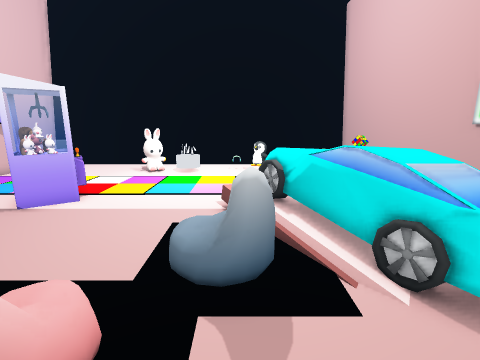
view 1 (above)

16 first-person views from a walk through a Unity game level. The camera is 1.5 m above the floor, tilts 12° down and sees 85° across. The floor is counted in squares, 0.5 m on a side. Each view is taken from the middle of a square. On the plan, view 1 faces up. The plan holds only what a view shows up to about 19 squares ahead; the rest is blank. The player is left out.

view 2
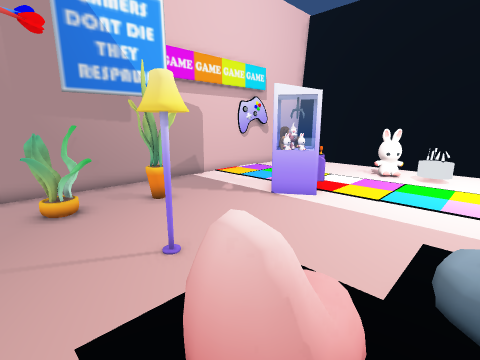

view 3
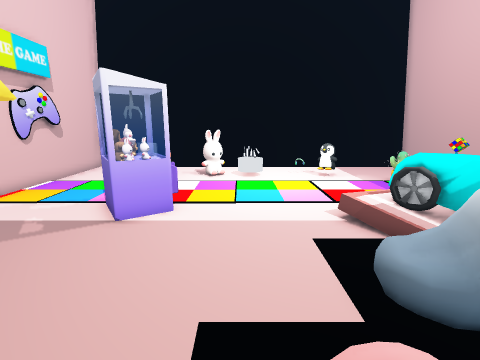

view 4
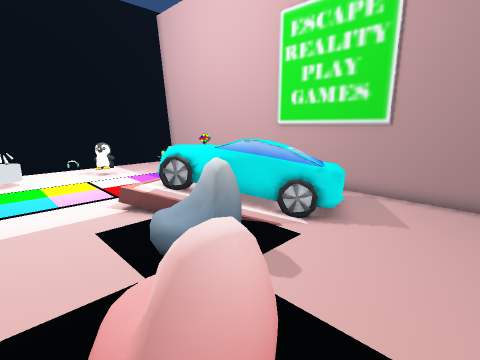

view 5
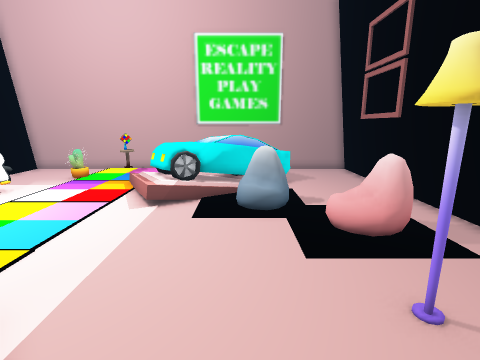

view 6
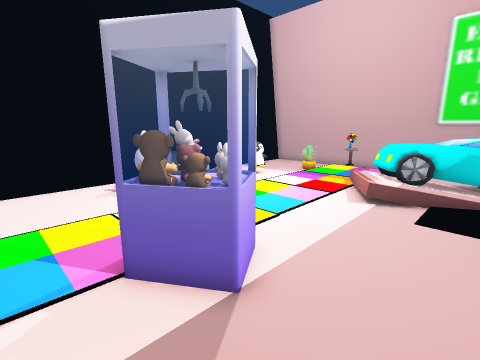

view 7
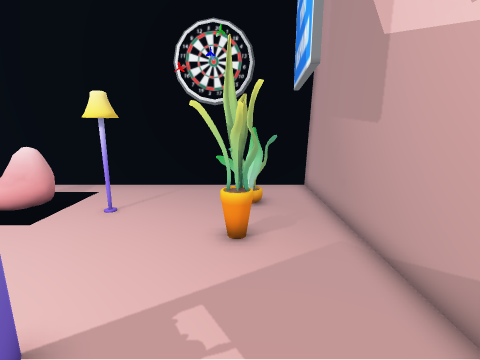

view 8
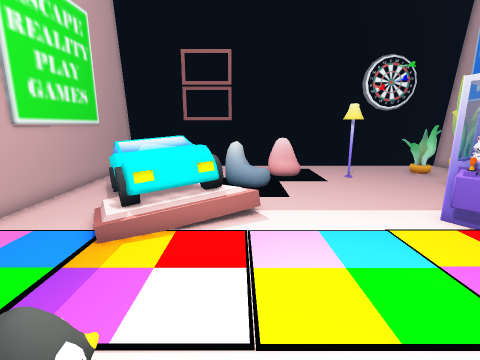

view 9
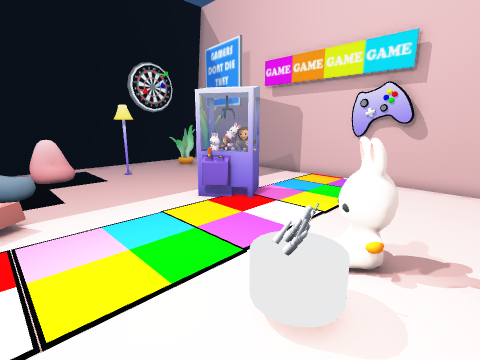

view 10
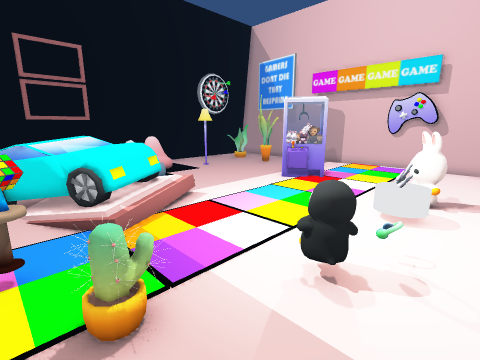

view 11
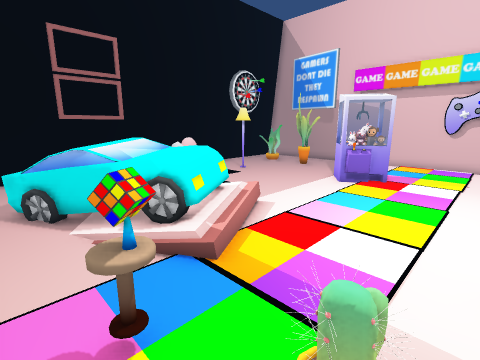

view 12
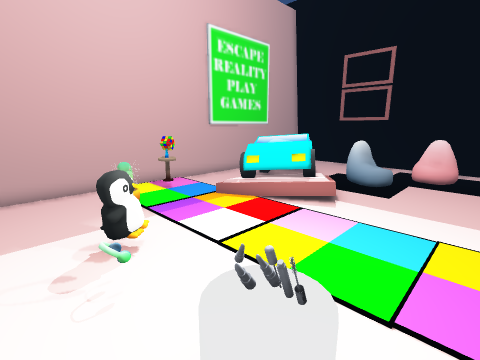

view 13
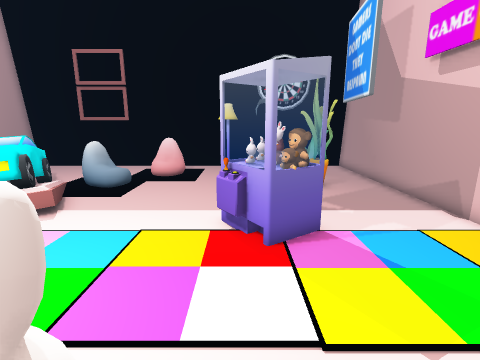

view 14
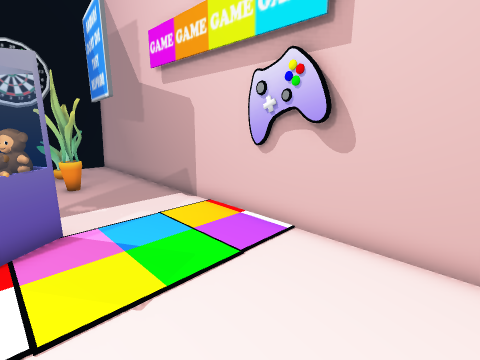

view 15
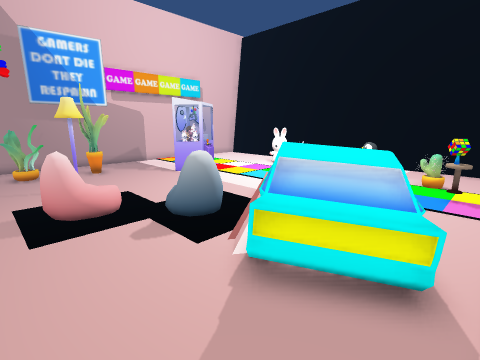

view 16
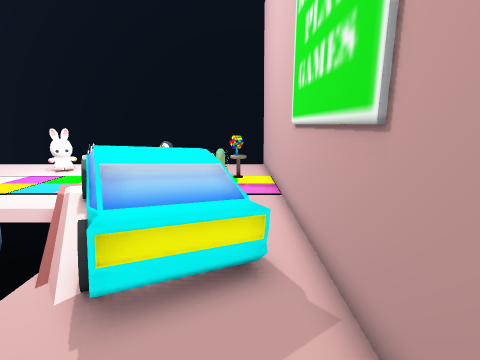

### Floor plan
Points are (right, up) in squares from view 1. A wall is a line through its corners. A room is listed if a view was taken in it or the views show most of it. See-through windows are left out.
Room 1 (views 1, 2, 3, 4, 5, 6, 7, 8, 9, 10, 11, 12, 13, 14, 15, 16)
walls: (-14.3, 13.6) (-14.3, -1.1); (-9.4, 20.3) (-10.4, 20.3); (-10.8, 20.3) (-13.2, 20.3); (7.8, 20.3) (-9.1, 20.3); (-14.3, 20.4) (-14.3, 15.4); (7.8, -1.1) (7.8, 20); (-14.4, -0.9) (7.9, -0.9)
low walls: (-4.6, 20) (-7.8, 20); (-2.2, -1.1) (1.8, -1.1); (-6.8, -1.1) (-3, -1.1); (-11, -1.1) (-10, -1.1); (6.1, -1.1) (7.8, -1.1); (7.8, 20) (-3.1, 20); (-14.3, -1.1) (-12.6, -1.1)
objects: other object (-12, 1) to (-11, 2); other object (-11, 5); other object (-9, 9) to (-6, 12); other object (-7, 2) to (-6, 3); other object (-6, 17) to (-5, 18); other object (-3, 1) to (-2, 2); other object (0, 4) to (1, 6); other object (1, 0) to (3, 0); other object (1, 3) to (6, 10); other object (1, 16) to (2, 17); other object (4, 15) to (5, 16); other object (6, 13); other object (7, 13)

Positions as (right, up) in squares from view 1, and headings:
1: (0, 0), facing up
2: (-1, 0), facing up-left
3: (-4, 1), facing up
4: (-4, 0), facing up-right
5: (-10, 6), facing right
6: (-11, 6), facing up-right
7: (-11, 12), facing down
8: (0, 18), facing down
9: (0, 19), facing down-left
10: (6, 19), facing down-left
11: (7, 16), facing down-left
12: (-5, 19), facing down-right
13: (-7, 18), facing down
14: (-8, 19), facing down-left
15: (7, 0), facing up-left
16: (6, 0), facing up
